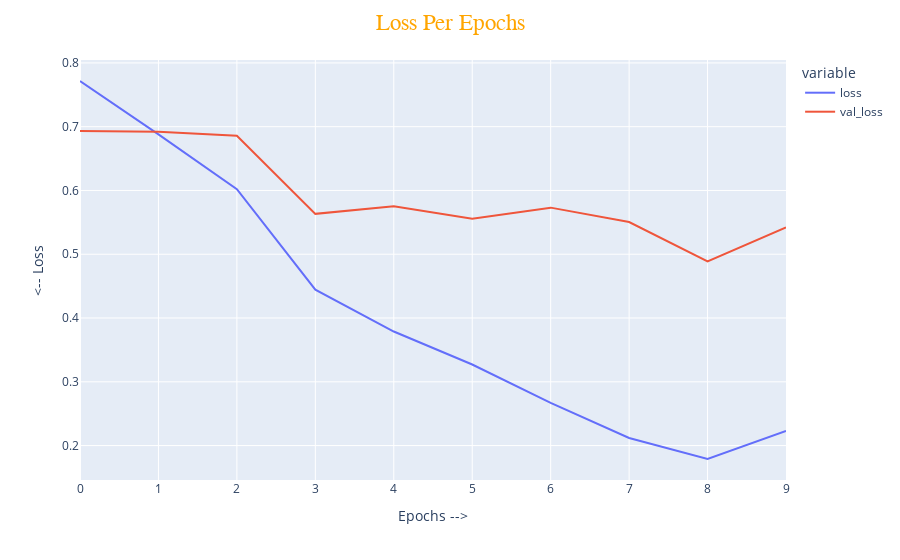
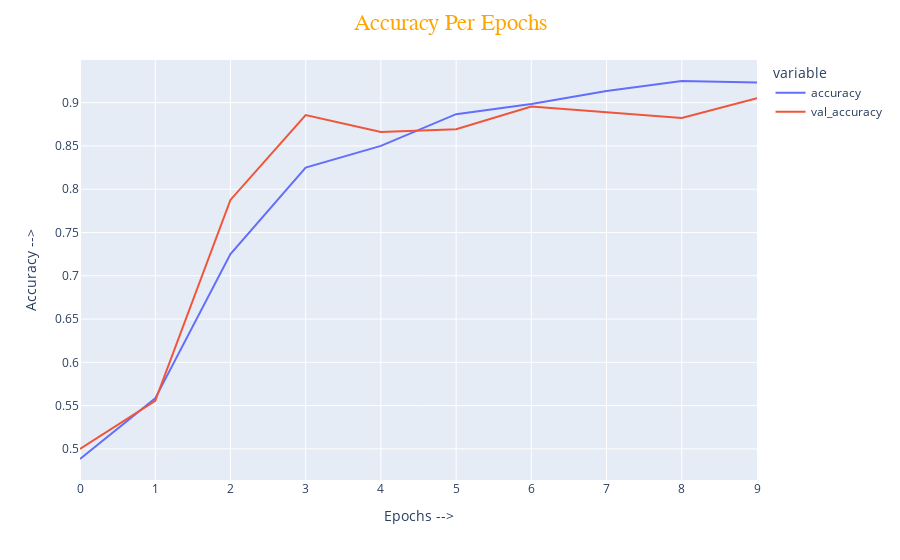

These figures' notebook cell, in order:
### Code cell
fig2 = px.line(training_history2[['loss','val_loss']],labels={'value':'<-- Loss','index':'Epochs -->'})
fig2.update_layout(title={'text':'Loss Per Epochs','font_size':23,'font_color':'orange','font_family':'Georgia','x':0.5})
fig2.show()
fig2 = px.line(training_history2[['accuracy','val_accuracy']],labels={'value':'Accuracy -->','index':'Epochs -->'})
fig2.update_layout(title={'text':'Accuracy Per Epochs','font_size':23,'font_color':'orange','font_family':'Georgia','x':0.5})
fig2.show()

### Figure 1 — Plotly figure (JSON) as saved in the notebook; plotly's stock layout.template omitted (floating-point values rounded to 4 significant figures)
{"data": [{"hovertemplate": "variable=loss<br>Epochs -->=%{x}<br><-- Loss=%{y}<extra></extra>", "legendgroup": "loss", "line": {"color": "#636efa", "dash": "solid"}, "marker": {"symbol": "circle"}, "mode": "lines", "name": "loss", "orientation": "v", "showlegend": true, "type": "scatter", "x": [0, 1, 2, 3, 4, 5, 6, 7, 8, 9], "xaxis": "x", "y": [0.7716, 0.6879, 0.602, 0.4444, 0.3788, 0.3271, 0.2668, 0.2119, 0.1789, 0.2228], "yaxis": "y"}, {"hovertemplate": "variable=val_loss<br>Epochs -->=%{x}<br><-- Loss=%{y}<extra></extra>", "legendgroup": "val_loss", "line": {"color": "#EF553B", "dash": "solid"}, "marker": {"symbol": "circle"}, "mode": "lines", "name": "val_loss", "orientation": "v", "showlegend": true, "type": "scatter", "x": [0, 1, 2, 3, 4, 5, 6, 7, 8, 9], "xaxis": "x", "y": [0.6932, 0.692, 0.6858, 0.5633, 0.5752, 0.5557, 0.5731, 0.5506, 0.4887, 0.542], "yaxis": "y"}], "layout": {"legend": {"title": {"text": "variable"}, "tracegroupgap": 0}, "margin": {"t": 60}, "title": {"font": {"color": "orange", "family": "Georgia", "size": 23}, "text": "Loss Per Epochs", "x": 0.5}, "xaxis": {"anchor": "y", "domain": [0, 1], "title": {"text": "Epochs -->"}}, "yaxis": {"anchor": "x", "domain": [0, 1], "title": {"text": "<-- Loss"}}}}

### Figure 2 — Plotly figure (JSON) as saved in the notebook; plotly's stock layout.template omitted (floating-point values rounded to 4 significant figures)
{"data": [{"hovertemplate": "variable=accuracy<br>Epochs -->=%{x}<br>Accuracy -->=%{y}<extra></extra>", "legendgroup": "accuracy", "line": {"color": "#636efa", "dash": "solid"}, "marker": {"symbol": "circle"}, "mode": "lines", "name": "accuracy", "orientation": "v", "showlegend": true, "type": "scatter", "x": [0, 1, 2, 3, 4, 5, 6, 7, 8, 9], "xaxis": "x", "y": [0.4883, 0.5583, 0.725, 0.825, 0.85, 0.8867, 0.8983, 0.9133, 0.925, 0.9233], "yaxis": "y"}, {"hovertemplate": "variable=val_accuracy<br>Epochs -->=%{x}<br>Accuracy -->=%{y}<extra></extra>", "legendgroup": "val_accuracy", "line": {"color": "#EF553B", "dash": "solid"}, "marker": {"symbol": "circle"}, "mode": "lines", "name": "val_accuracy", "orientation": "v", "showlegend": true, "type": "scatter", "x": [0, 1, 2, 3, 4, 5, 6, 7, 8, 9], "xaxis": "x", "y": [0.5, 0.5556, 0.7876, 0.8856, 0.866, 0.8693, 0.8954, 0.8889, 0.8824, 0.9052], "yaxis": "y"}], "layout": {"legend": {"title": {"text": "variable"}, "tracegroupgap": 0}, "margin": {"t": 60}, "title": {"font": {"color": "orange", "family": "Georgia", "size": 23}, "text": "Accuracy Per Epochs", "x": 0.5}, "xaxis": {"anchor": "y", "domain": [0, 1], "title": {"text": "Epochs -->"}}, "yaxis": {"anchor": "x", "domain": [0, 1], "title": {"text": "Accuracy -->"}}}}
